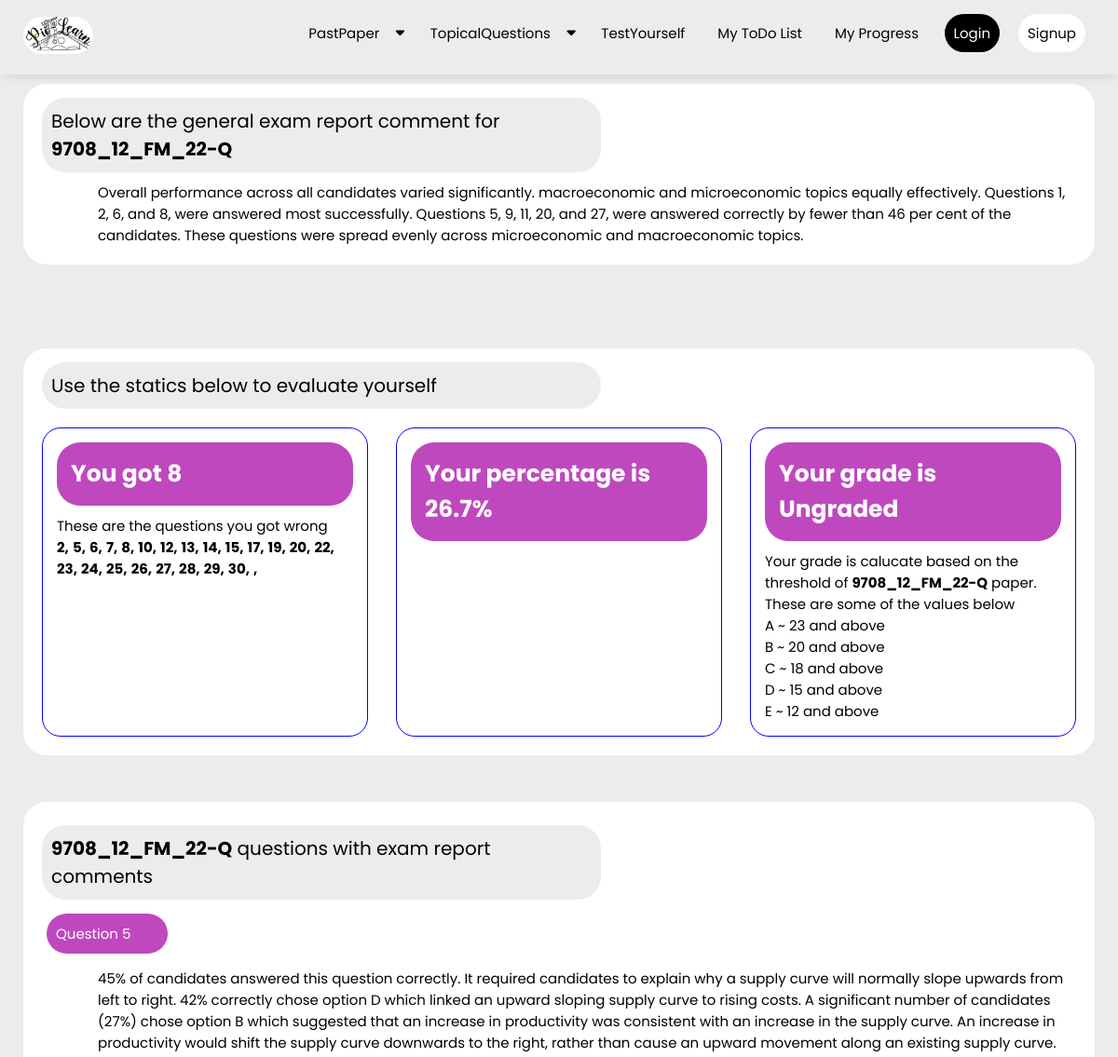
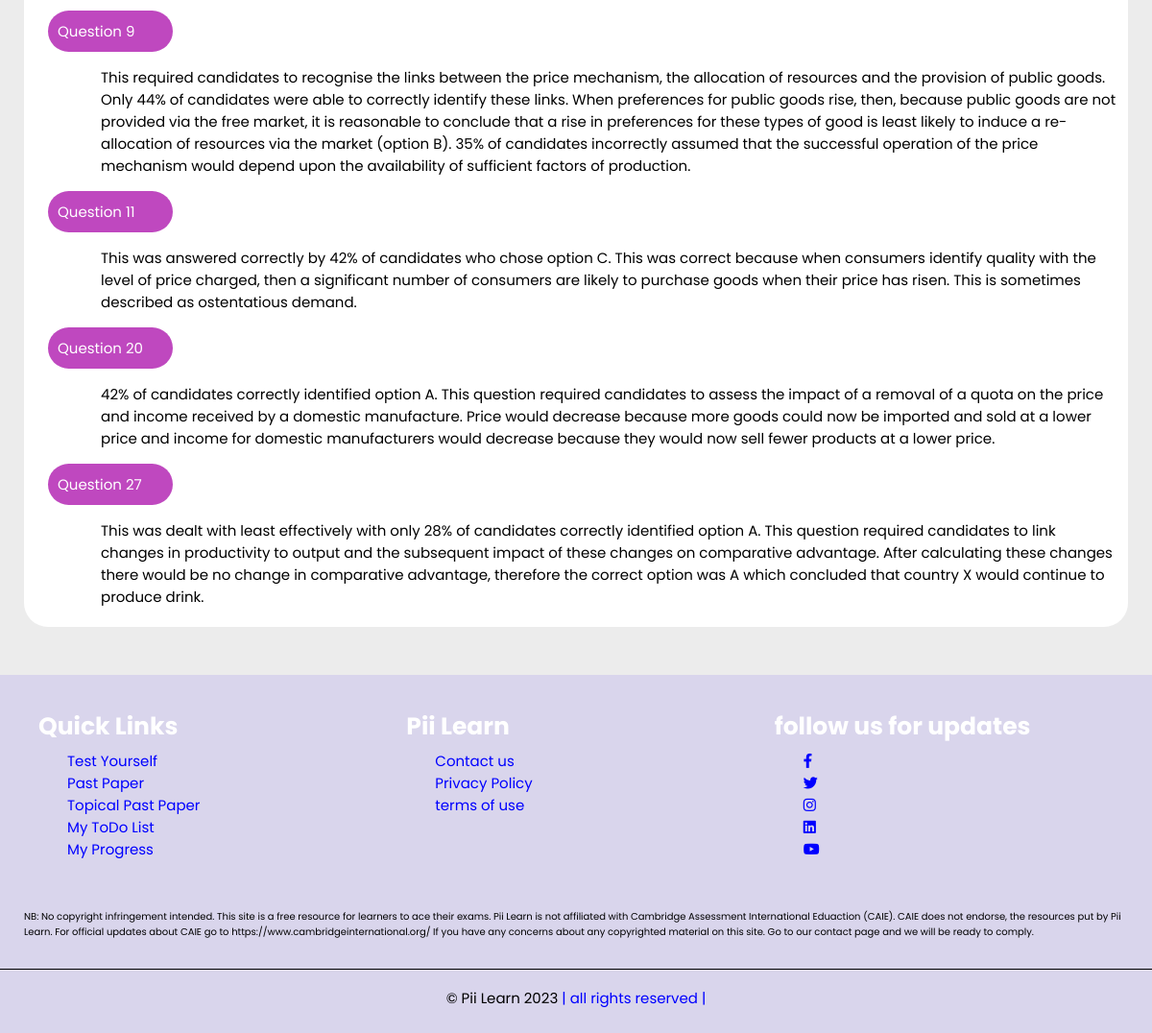
The page /revision/9708_12_FM_22-Q/ on the database its author committed (2 pictures, top to bottom).
### examsolution/models.py (models this page shows, shortened)
class website_pics(models.Model):
    website_logo = models.ImageField(null=True,upload_to='WesbitePics')

class FullQuestionAnswer(models.Model):
    subject_key = models.ForeignKey(Subject, on_delete=models.CASCADE, null='False')
    year_key = models.ForeignKey(Year, on_delete=models.CASCADE)
    session_key = models.ForeignKey(Session, on_delete=models.CASCADE)
    full_question_name = models.CharField(max_length=200)
    google_drive_question_link = models.URLField(max_length=200,null=True, blank=True)
    full_question_directory = models.FileField(null=True,upload_to='FullQuestionPaper')
    full_answersheet_name = models.CharField(max_length=200)
    google_drive_answer_link = models.URLField(max_length=200,null=True, blank=True)
    full_answersheet_directory = models.FileField(null=True,upload_to='FullMarkScheme')
    paper_number = models.ForeignKey(Paper,on_delete=models.CASCADE,blank=True,null=True)
    A_raw_mark_req = models.IntegerField(blank=True, null=True)
    B_raw_mar_req = models.IntegerField(blank=True, null=True)
    C_raw_mar_req = models.IntegerField(blank=True, null=True)
    D_raw_mar_req = models.IntegerField(blank=True, null=True)
    E_raw_mar_req = models.IntegerField(blank=True, null=True)
    general_exam_report_cmnt = models.CharField(max_length=20000,blank=True, null=True)

class UserProgressRecord(models.Model):
    user = models.ForeignKey(User,on_delete=models.CASCADE)
    subject_of_paper_written = models.CharField(max_length=200,null=True,blank=True)
    paper_written = models.CharField(max_length=200)
    raw_mark = models.IntegerField(null=True, blank=True)
    percentage = models.CharField(max_length=50,null=True, blank=True)
    letter_grade = models.CharField(max_length=1,null=True, blank=True)
    hours_taken = models.IntegerField(null=True, blank=True)
    minutes_taken = models.IntegerField(null=True, blank=True)
    questions_failed = models.CharField(max_length=2000,null=True, blank=True)
    date_completed = models.DateTimeField(auto_now_add=True)
    subject_of_paper_written = models.CharField(max_length=200,null=True,blank=True)
    user_answer_input = models.CharField(max_length=2000,null=True,blank=True)
    class Meta:
        ordering = ['-date_completed']

class PaperOneAnswers(models.Model):
    paper_one_name_key = models.ForeignKey(FullQuestionAnswer,on_delete=models.CASCADE)
    question_number_key = models.ForeignKey(PossibleQuestionNumber,on_delete=models.CASCADE)
    question_answer_key = models.ForeignKey(PossibleLetters,on_delete=models.CASCADE)
    question_category = models.CharField(max_length=500,null=True,blank=True)
    question_examreportcmt = models.CharField(max_length=20000,null=True,blank=True)
    question_video_explanation = models.URLField(max_length=1000,null=True,blank=True)

class PossibleQuestionNumber(models.Model):
    question_number = models.IntegerField()
    def __str__(self):
        return str(self.question_number)

### examsolution/views.py (the view)
# urls.py: path('revision/<paper_to_revise>/', views.full_revision_of_written_paper,name='full_revision_of_written_paper'),
def full_revision_of_written_paper(request,paper_to_revise):
    mcq_paper_selected_set = FullQuestionAnswer.objects.get(full_question_name=paper_to_revise).paperoneanswers_set.all().order_by('question_number_key__question_number')
    mcq_paper_selected = FullQuestionAnswer.objects.get(full_question_name=paper_to_revise)
    user_answer_input_object = UserProgressRecord.objects.get(paper_written=paper_to_revise)
    website_logo = website_pics.objects.get(id=1)
    wrong_question = []
    user_answer_input_list = []
    for failed_question in user_answer_input_object.questions_failed.split(','):
        wrong_question.append(failed_question)
    for each_answer in user_answer_input_object.user_answer_input:
        user_answer_input_list.append(each_answer)
    context = {
        'score' : user_answer_input_object.raw_mark,
        'grade' : user_answer_input_object.letter_grade,
        'wrong_question':wrong_question,
        'mcq_paper_selected':mcq_paper_selected,
        'mcq_paper_selected_set' : mcq_paper_selected_set,
        'percentage' : user_answer_input_object.percentage,
        'user_answer_input_list' : user_answer_input_list,
        'website_logo':website_logo,
    }
    return render(request,'examsolution/full_revision_of_written_paper.html',context)

### examsolution/templates/examsolution/full_revision_of_written_paper.html (shortened to what this page needs)
{% extends 'examsolution/base.html' %}
{% load static %}
{% block content %}
<section class="general_comments">
    <p class="grading_page_heading">
        Below are the general exam report comment for <strong> {{mcq_paper_selected.full_question_name}}</strong>
    </p>
    {% if mcq_paper_selected.general_exam_report_cmnt %}
        <p class="general_cmt_para"> {{mcq_paper_selected.general_exam_report_cmnt}} </p>
    {% else %}
        <p class="general_cmt_para">general comments for this paper not available</p>
    {% endif %}
</section>
<section class="view_test_data" id="view_test_data_grading_2">
    <p class="grading_page_heading">
        Use the statics below to evaluate yourself
    </p>
    <div class="statistics">
        <div class="grading_data">
            <h1>You got {{score}} </h1>
            <p>
                {% if score == 40 %}
                    You got everything correct!
                {% else %}
                    These are the questions you got wrong <br>
                    {% for wrong_question in wrong_question %}
                        <strong>{{wrong_question}},</strong>
                    {% endfor %}
                {% endif %}
            </p>
        </div>
        <div class="grading_data">
            <h1>Your percentage is  {{percentage}}%</h1>
        </div>
        <div class="grading_data">
            {% if grade %}
                <h1>Your grade is {{grade}} </h1>
            {% else %}
                <h1>Threshold Data for <strong> {{mcq_paper_selected.full_question_name}}</strong>  paper not available</h1>
            {% endif %}
            <p>Your grade is calucate based on the threshold of <strong> {{mcq_paper_selected.full_question_name}}</strong> paper. These are some of the values below <br>
                A ~ {{mcq_paper_selected.A_raw_mark_req}} {% if mcq_paper_selected.A_raw_mark_req %} and above {% endif %}
                <br>
                B ~ {{mcq_paper_selected.B_raw_mar_req}} {% if mcq_paper_selected.B_raw_mar_req %} and above {% endif %}
                <br>
                C ~ {{mcq_paper_selected.C_raw_mar_req}} {% if mcq_paper_selected.C_raw_mar_req %} and above {% endif %}
                <br>
                D ~ {{mcq_paper_selected.D_raw_mar_req}} {% if mcq_paper_selected.D_raw_mar_req %} and above {% endif %}
                <br>
                E ~ {{mcq_paper_selected.E_raw_mar_req}} {% if mcq_paper_selected.E_raw_mar_req %} and above {% endif %}
                <br>
            </p>
        </div>
    </div>
</section>
<section class="further_question_explanation">
    <p class="grading_page_heading">
       <strong> {{mcq_paper_selected.full_question_name}}</strong> questions with exam report comments
    </p>
    {% for mcq_question in mcq_paper_selected_set %}
        {% if mcq_question.question_examreportcmt %}
            <p class="grading_er_comment_heading"> Question {{mcq_question.question_number_key}}</p>
            <p class="grading_er_comment">{{mcq_question.question_examreportcmt}}</p>
        {% endif %}
    {% endfor %}
</section>
{% endblock content %}

### examsolution/templates/examsolution/base.html (shortened to what this page needs)
<!DOCTYPE html>
{% load static %}
<html lang="en">
<head>
    <link rel="stylesheet" href="https://cdnjs.cloudflare.com/ajax/libs/font-awesome/6.3.0/css/all.min.css" />
    <link rel="stylesheet" href="{% static 'examsolution/css/style.css' %}">
    <link rel="stylesheet" href="https://cdn.jsdelivr.net/npm/swiper@9/swiper-bundle.min.css"/>
</head>
<body>
    <section class="header" style="webkik-box-shadow: 2px 2px 13px -4px rgba(0,0,0,0.21);
    box-shadow: 2px 2px 13px -4px rgba(0,0,0,0.21);">
        <nav class="menu_bar">
            <a class="logo" href=" {% url 'examsolution:home' %} "><img src="{% static website_logo.website_logo %}"  alt="" style="max-height:40px" id="website_logo"></a>
            <ul class="nav-menu">
                <li><a href=" {% url 'examsolution:past_papers' %}">PastPaper  <i class="fas fa-caret-down" id="drop-4"></i></a>
                </li>
                <li><a href=" {% url 'examsolution:topical_past_paper' %}">TopicalQuestions  <i class="fas fa-caret-down" id="drop-2"></i></a>
                </li>
                <li><a href=" {% url 'examsolution:test_yourself' %} ">TestYourself {% comment %}<i class="fas fa-caret-down" id="drop-3"></i>{% endcomment %}</a>
                </li>
                <li><a href=" {% url 'examsolution:my_to_do_list' %} ">My ToDo List</a></li>
                <li><a href="{% url 'examsolution:my_progress' %}">My Progress</a></li>
                {% if request.user.is_authenticated %}
                    <li style="margin-bottom:1rem;"><a id="base_logout_link" href=" {% url 'examsolution:logout' %} ">Logout</a></li>
                {% else %}
                    <li style="margin-bottom:1rem;"><a id="base_login_link" href=" {% url 'examsolution:login' %} ">Login</a></li>
                    <li style="margin-bottom:1rem;"><a id="base_sign_up_link" href=" {% url 'examsolution:register' %} ">Signup</a></li>
                {% endif %}
            </ul>
        </nav>
    </section>
    {% block content %}{% endblock content %}
    <section class="footer">
        <div class="box-container">
            <div class="box">
                <h3>Quick Links</h3>
                <a href="{% url 'examsolution:test_yourself' %}">Test Yourself</a>
                <br>
                <a href="{% url 'examsolution:past_papers' %}">Past Paper</a>
                <br>
                <a href="{% url 'examsolution:topical_past_paper' %}">Topical Past Paper</a>
                <br>
                <a href=" {% url 'examsolution:my_to_do_list' %} ">My ToDo List</a>
                <br>
                <a href="{% url 'examsolution:my_progress' %}">My Progress</a>
                <br>
                <br>
            </div>
            <div class="box">
                <h3>Pii Learn</h3>
                <a href="{% url 'examsolution:contact_us' %}">Contact us</a>
                <br>
                <a href="{% url 'examsolution:privacy' %}">Privacy Policy</a>
                <br>
                <a href="{% url 'examsolution:terms_of_use' %}">terms of use</a>
                <br>
            </div>
            <div class="box">
                <h3>follow us for updates</h3>
                <a href="#"><i class="fab fa-facebook-f"></i></a>
                <br>
                <a href="#"><i class="fab fa-twitter"></i></a>
                <br>
                <a href="#"><i class="fab fa-instagram"></i></a>
                <br>
                <a href="#"><i class="fab fa-linkedin"></i></a>
                <br>
                <a href="#"><i class="fab fa-youtube"></i></a>
            </div>
        </div>
        <div class="disclaimer">
            <p>
                NB: No copyright infringement intended. This site is a free resource for learners
                to ace their exams. Pii Learn is not affiliated with Cambridge Assessment International Eduaction (CAIE).
                CAIE does not endorse, the resources put by Pii Learn. For official updates about CAIE go to https://www.cambridgeinternational.org/
                If you have any concerns about any copyrighted material on this site. Go to our contact page
                and we will be ready to comply.
            </p>
        </div>
        <div class="copy_right"> &copy Pii Learn 2023 <span>| all rights reserved |</span></div>
    </section>
</body>
</html>

### examsolution/static/examsolution/css/style.css (style rules this page uses)
:root { --main-color: #ececec; --black: #222; --white: #fff; --light--black: #777; --dark-bg: #eee; --border: .1rem solid var(--black); --box-shadow: 0 .5rem 1rem rgba(20, 16, 20, 1); --text-shadow: 0 1.5rem 3rem rgba(0,0,0,.3); }
* { font-family: 'Poppins', sans-serif; margin: 0; padding: 0; box-sizing: border-box; outline: none; border: none; text-decoration: none; text-transform: none; }
html { font-size: 62.5%; overflow-x: hidden; background-color: var(--main-color); }
.header { top: 0; left: 0; right: 0; z-index: 1000; position:fixed; }
.menu_bar { background-color: var(--main-color); height: 80px; width: 100%; display: flex; align-items: center; justify-content: space-between; padding: 0 2.5rem; }
.menu_bar a img#website_logo { border-radius: 2rem; }
.menu_bar ul { list-style: none; display: flex; }
.menu_bar ul li { padding: 10px 10px; position: relative; }
.menu_bar ul li a { color: black; text-decoration: none; font-size: 1.5rem; background-color: white hidden; padding: .75rem; border-radius: 2.5rem hidden; transition: all 0.6s; }
.fas { float: right; margin-left: 10px; padding-top: 3px; }
#base_logout_link,#base_login_link { background-color: black !important; border-radius: 2.5rem !important; color: white !important; padding: 1rem !important; }
#base_sign_up_link { background-color: white !important; border-radius: 2.5rem !important; padding: 1rem !important; }
.view_test_data, .general_comments { background-color: white; margin-left: 2.5rem; margin-right: 2.5rem; margin-top: 9rem; border-radius: 2.5rem; overflow: auto; padding-bottom: 1rem; padding-left: 1rem; padding-right: 1rem; }
.further_question_explanation { background-color: white; margin-left: 2.5rem; margin-right: 2.5rem; border-radius: 2.5rem; margin-top: 5rem; margin-bottom: 5rem; padding-bottom: 1rem; padding-top: 1rem; padding-left: 1rem; }
.grading_page_heading { background-color: var(--main-color); font-size: 2rem; border-radius: 2.5rem; padding: 1rem; margin: 1rem; position: relative; max-width: 60rem; margin-top: 1.5rem; }
.grading_er_comment_heading { font-size: 1.5rem; background-color: rgb(191, 72, 191); margin: 1.5rem; padding: 1rem; max-width: 13rem; border-radius: 2.5rem; color: white; }
.grading_er_comment, .general_cmt_para { font-size: 1.5rem; margin: 1rem; margin-left: 7rem; text-transform: none; }
.statistics { display: flex; flex-wrap:wrap; gap: 3rem; float: left; margin: 1rem; }
.grading_data { border: solid blue 1px; border-radius: 2rem; padding: 1.5rem; max-width: 35rem; overflow: auto; }
.grading_data h1 { font-size: 2.5rem; background-color: rgb(191, 72, 191); padding: 1.5rem; border-radius: 2.5rem; margin-bottom: 1rem; color: white; }
.grading_data p { font-size: 1.5rem; margin-top: 1; }
.footer { background-size: cover; background-position: center; background-color: rgba(93, 63, 228, 0.133); }
.footer .box-container { margin-bottom: 2.5rem; margin-left: 2.5rem; margin-right: 2.5rem; display:grid; grid-template-columns: repeat(auto-fit,minmax(25rem,1fr)); }
.footer .box-container .box { margin-top: 2.5rem; margin-left: 0.5rem; padding: 1rem; }
.footer .box-container .box h3 { color: var(--white); font-size: 2.5rem; padding-bottom: 0.5rem; }
.footer .box-container .box a { color: blue; font-size: 1.5rem; padding-bottom: 1rem; }
.footer .box-container .box a { color: blue; margin-left: 3rem; }
.footer .disclaimer { margin-left: 2.5rem; margin-right: 2.5rem; }
.footer .disclaimer p { font-size: 1rem; text-transform: none; }
.footer .copy_right { text-align: center; padding-top: 1.75rem; margin-top: 3rem; padding-bottom: 2.5rem; border-top: .1rem solid black; font-size: 1.5rem; color: black; }
.footer .copy_right span { color: blue; }

### rows shown on the page
website_pics: website_logo (picture)
FullQuestionAnswer: full_question_name "9708_12_FM_22-Q", general_exam_report_cmnt "Overall performance across all candidates varied significantly. macroeconomic and microeconomic topics equally effectively. Questions 1, 2, 6, and 8, were answered most successfully. Questions 5, 9, 11, 20, and 27, were answered correctly by fewer than 46 per cent of the candidates. These questions were spread evenly across microeconomic and macroeconomic topics.", A_raw_mark_req "23", B_raw_mar_req "20", C_raw_mar_req "18", D_raw_mar_req "15", E_raw_mar_req "12"
UserProgressRecord: percentage "26.7", letter_grade "Ungraded"
PaperOneAnswers: question_number_key "5", question_examreportcmt "45% of candidates answered this question correctly. It required candidates to explain why a supply curve will normally slope upwards from left to right. 42% correctly chose option D which linked an upward sloping supply curve to rising costs. A significant number of candidates (27%) chose option B which suggested that an increase in productivity was consistent with an increase in the supply curve. An increase in productivity would shift the supply curve downwards to the right, rather than cause an upward movement along an existing supply curve."
PaperOneAnswers: question_number_key "9", question_examreportcmt "This required candidates to recognise the links between the price mechanism, the allocation of resources and the provision of public goods. Only 44% of candidates were able to correctly identify these links. When preferences for public goods rise, then, because public goods are not provided via the free market, it is reasonable to conclude that a rise in preferences for these types of good is least likely to induce a re- allocation of resources via the market (option B). 35% of candidates incorrectly assumed that the successful operation of the price mechanism would depend upon the availability of sufficient factors of production."
PaperOneAnswers: question_number_key "11", question_examreportcmt "This was answered correctly by 42% of candidates who chose option C. This was correct because when consumers identify quality with the level of price charged, then a significant number of consumers are likely to purchase goods when their price has risen. This is sometimes described as ostentatious demand."
PaperOneAnswers: question_number_key "20", question_examreportcmt "42% of candidates correctly identified option A. This question required candidates to assess the impact of a removal of a quota on the price and income received by a domestic manufacture. Price would decrease because more goods could now be imported and sold at a lower price and income for domestic manufacturers would decrease because they would now sell fewer products at a lower price."
PaperOneAnswers: question_number_key "27", question_examreportcmt "This was dealt with least effectively with only 28% of candidates correctly identified option A. This question required candidates to link changes in productivity to output and the subsequent impact of these changes on comparative advantage. After calculating these changes there would be no change in comparative advantage, therefore the correct option was A which concluded that country X would continue to produce drink."

### other values the page prints
{{ score }} "8"
{{ wrong_question }} "2" "5" "6" "7" "8" "10" "12" "13" "14" "15" "17" "19" "20" "22" "23" "24" "25" "26" "27" "28" "29" "30"
